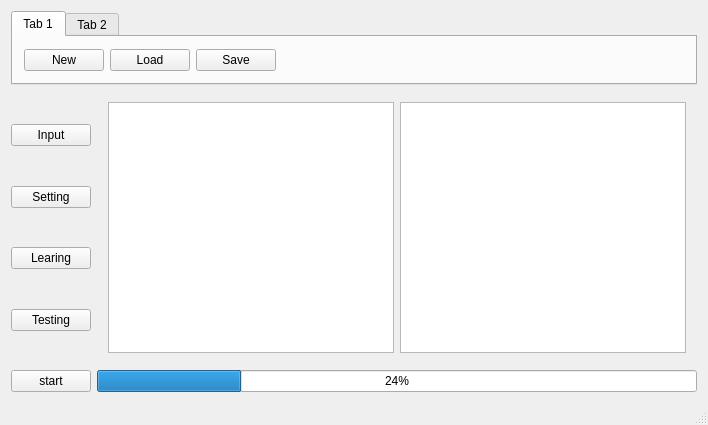
<?xml version="1.0" encoding="UTF-8"?>
<ui version="4.0">
 <class>MainWindow</class>
 <widget class="QMainWindow" name="MainWindow">
  <property name="geometry">
   <rect>
    <x>0</x>
    <y>0</y>
    <width>708</width>
    <height>425</height>
   </rect>
  </property>
  <property name="windowTitle">
   <string>MainWindow</string>
  </property>
  <widget class="QWidget" name="centralWidget">
   <layout class="QVBoxLayout" name="verticalLayout_2">
    <item>
     <widget class="QTabWidget" name="tabWidget">
      <property name="maximumSize">
       <size>
        <width>16777215</width>
        <height>134</height>
       </size>
      </property>
      <property name="currentIndex">
       <number>0</number>
      </property>
      <widget class="QWidget" name="tab">
       <attribute name="title">
        <string>Tab 1</string>
       </attribute>
       <layout class="QHBoxLayout" name="horizontalLayout_5">
        <item>
         <widget class="QPushButton" name="NewButton">
          <property name="text">
           <string>New</string>
          </property>
         </widget>
        </item>
        <item>
         <widget class="QPushButton" name="LoadButton">
          <property name="text">
           <string>Load</string>
          </property>
         </widget>
        </item>
        <item>
         <widget class="QPushButton" name="SaveButton">
          <property name="text">
           <string>Save</string>
          </property>
         </widget>
        </item>
        <item>
         <spacer name="horizontalSpacer">
          <property name="orientation">
           <enum>Qt::Horizontal</enum>
          </property>
          <property name="sizeHint" stdset="0">
           <size>
            <width>407</width>
            <height>20</height>
           </size>
          </property>
         </spacer>
        </item>
       </layout>
      </widget>
      <widget class="QWidget" name="tab_2">
       <attribute name="title">
        <string>Tab 2</string>
       </attribute>
       <layout class="QHBoxLayout" name="horizontalLayout_7">
        <item>
         <widget class="QPushButton" name="error_Button">
          <property name="text">
           <string>Error Graph</string>
          </property>
         </widget>
        </item>
        <item>
         <widget class="QPushButton" name="TwoByTwo_Button">
          <property name="text">
           <string>2by2 Graph</string>
          </property>
         </widget>
        </item>
        <item>
         <spacer name="horizontalSpacer_2">
          <property name="orientation">
           <enum>Qt::Horizontal</enum>
          </property>
          <property name="sizeHint" stdset="0">
           <size>
            <width>270</width>
            <height>20</height>
           </size>
          </property>
         </spacer>
        </item>
       </layout>
      </widget>
     </widget>
    </item>
    <item>
     <layout class="QHBoxLayout" name="horizontalLayout_2">
      <item>
       <layout class="QVBoxLayout" name="verticalLayout">
        <item>
         <spacer name="verticalSpacer_2">
          <property name="orientation">
           <enum>Qt::Vertical</enum>
          </property>
          <property name="sizeHint" stdset="0">
           <size>
            <width>20</width>
            <height>40</height>
           </size>
          </property>
         </spacer>
        </item>
        <item>
         <widget class="QPushButton" name="inputButton">
          <property name="text">
           <string>Input</string>
          </property>
         </widget>
        </item>
        <item>
         <spacer name="verticalSpacer_3">
          <property name="orientation">
           <enum>Qt::Vertical</enum>
          </property>
          <property name="sizeHint" stdset="0">
           <size>
            <width>20</width>
            <height>40</height>
           </size>
          </property>
         </spacer>
        </item>
        <item>
         <widget class="QPushButton" name="settingButton">
          <property name="text">
           <string>Setting</string>
          </property>
         </widget>
        </item>
        <item>
         <spacer name="verticalSpacer_4">
          <property name="orientation">
           <enum>Qt::Vertical</enum>
          </property>
          <property name="sizeHint" stdset="0">
           <size>
            <width>20</width>
            <height>40</height>
           </size>
          </property>
         </spacer>
        </item>
        <item>
         <widget class="QPushButton" name="learningButton">
          <property name="text">
           <string>Learing</string>
          </property>
         </widget>
        </item>
        <item>
         <spacer name="verticalSpacer_5">
          <property name="orientation">
           <enum>Qt::Vertical</enum>
          </property>
          <property name="sizeHint" stdset="0">
           <size>
            <width>20</width>
            <height>40</height>
           </size>
          </property>
         </spacer>
        </item>
        <item>
         <widget class="QPushButton" name="testingButton">
          <property name="text">
           <string>Testing</string>
          </property>
         </widget>
        </item>
        <item>
         <spacer name="verticalSpacer">
          <property name="orientation">
           <enum>Qt::Vertical</enum>
          </property>
          <property name="sizeHint" stdset="0">
           <size>
            <width>20</width>
            <height>40</height>
           </size>
          </property>
         </spacer>
        </item>
       </layout>
      </item>
      <item>
       <widget class="QStackedWidget" name="stackedWidget">
        <property name="currentIndex">
         <number>0</number>
        </property>
        <widget class="QWidget" name="page">
         <layout class="QHBoxLayout" name="horizontalLayout_3">
          <item>
           <widget class="QTextBrowser" name="textBrowser"/>
          </item>
          <item>
           <widget class="QTextBrowser" name="textBrowser_2"/>
          </item>
         </layout>
        </widget>
        <widget class="QWidget" name="page_2">
         <layout class="QHBoxLayout" name="horizontalLayout_4"/>
        </widget>
       </widget>
      </item>
     </layout>
    </item>
    <item>
     <layout class="QHBoxLayout" name="horizontalLayout">
      <item>
       <widget class="QPushButton" name="pushButton_start">
        <property name="text">
         <string>start</string>
        </property>
       </widget>
      </item>
      <item>
       <widget class="QProgressBar" name="progressBar">
        <property name="value">
         <number>24</number>
        </property>
       </widget>
      </item>
     </layout>
    </item>
   </layout>
  </widget>
  <widget class="QMenuBar" name="menuBar">
   <property name="geometry">
    <rect>
     <x>0</x>
     <y>0</y>
     <width>708</width>
     <height>21</height>
    </rect>
   </property>
  </widget>
  <widget class="QStatusBar" name="statusBar"/>
 </widget>
 <layoutdefault spacing="6" margin="11"/>
 <resources/>
 <connections/>
</ui>
